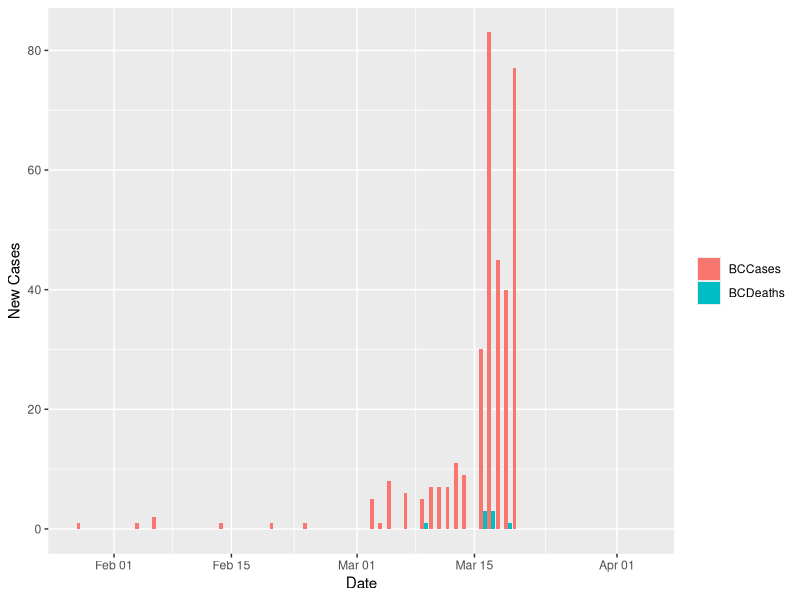
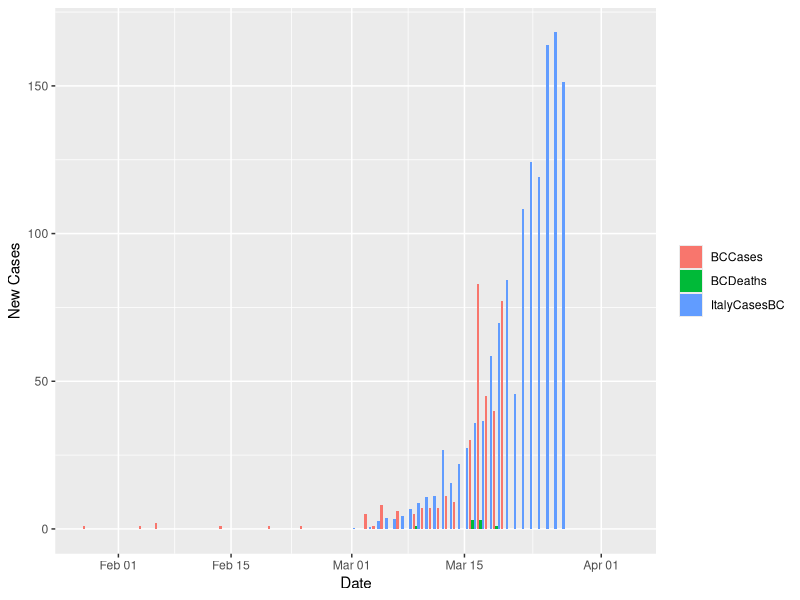
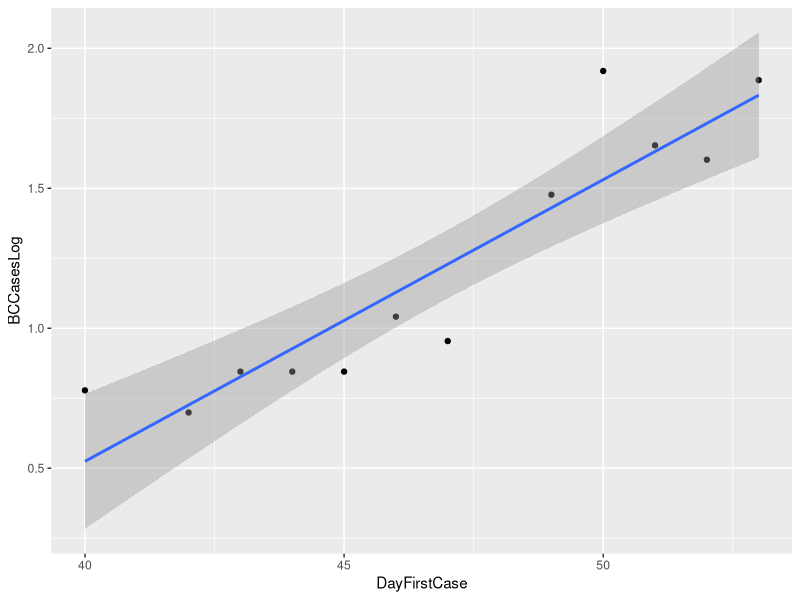
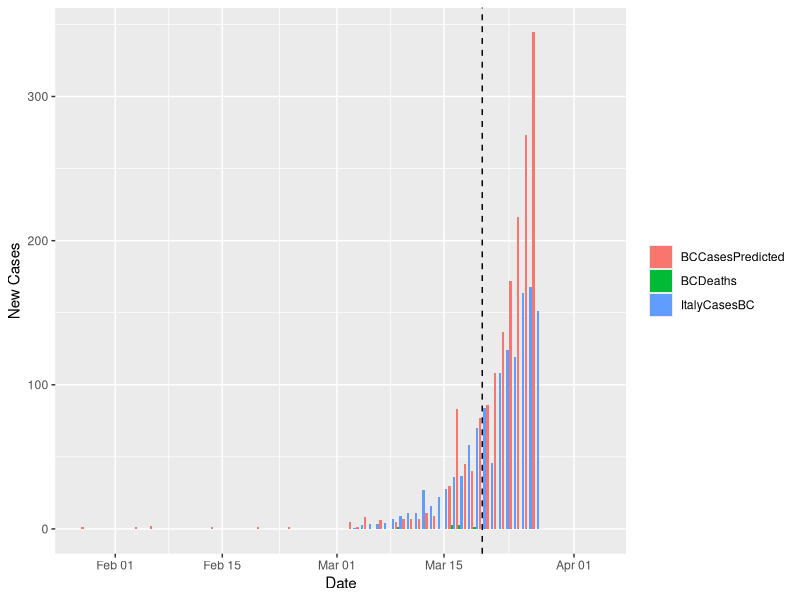

Write R code to recreate these figures, in order.
## ---- chunk 1
knitr::opts_chunk$set(echo = TRUE)
## ---- chunk 2
library(dplyr)
library(tidyr)
covidbc.data = read.csv("covid.csv")
#covidbc.data
covidbc.data$BCDate <- as.Date(covidbc.data$BCDate)
#sapply(covidbc.data, class)

totalcases <- sum(covidbc.data$BCCases)
totaldeaths <- sum(covidbc.data$BCDeaths)

covidbc.bcsub <- subset(covidbc.data, select=c("BCDate","BCCases","BCDeaths"))

covidbc.long <- covidbc.bcsub %>%
  gather("Stat", "Value", -BCDate)
#covidbc.long
## ---- chunk 3
library(ggplot2)

ggplot(data=covidbc.long, aes(x = BCDate, y = Value, fill = Stat)) + geom_col(position = "dodge") + guides(fill=guide_legend(title=NULL)) + xlab("Date") + ylab("New Cases")


## ---- chunk 4
covidbc.data$ItalyCasesBC <- covidbc.data$ItalyCases*0.04682539682
#covidbc.data$ItalyCasesBC

#covidbc.idata <- data.frame(casedate,cases,deaths,icasesbc)
covidbc.idata <- subset(covidbc.data, select=c("BCDate","BCCases","ItalyCasesBC","BCDeaths"))

covidbc.ilong <- covidbc.idata %>%
  gather("Stat", "Value", -BCDate)

ggplot(data=covidbc.ilong, aes(x = BCDate, y = Value, fill = Stat)) + geom_col(position = "dodge") + guides(fill=guide_legend(title=NULL)) + xlab("Date") + ylab("New Cases")
## ---- chunk 5

newnumber=54

#covidbc.data$BCCasesLog <- log10(covidbc.data$BCCases)
covidbc.middle <- subset(covidbc.data, DayFirstCase > 39 & DayFirstCase < newnumber)

covidbc.middle$BCCasesLog <- log10(covidbc.middle$BCCases)
#covidbc.middle

covidbc.logdata <- subset(covidbc.middle, select=c("DayFirstCase","BCCasesLog"))

covidbc.logdata$BCCasesLog[is.infinite(covidbc.logdata$BCCasesLog)] <- NA

modelbc <- lm(formula = BCCasesLog ~ DayFirstCase, data = covidbc.logdata)

new.dayfirstcase <- data.frame(DayFirstCase = newnumber:60)
new.dayfirstcase$BCCasesLog = predict(modelbc, newdata = new.dayfirstcase)

p <- ggplot(covidbc.logdata, aes(DayFirstCase, BCCasesLog)) +
  geom_point()
p + geom_smooth(method = "lm")

covidbc.data$BCCasesPredicted = covidbc.data$BCCases


covidbc.data[newnumber:60, "BCCasesPredicted"] = 10^(new.dayfirstcase$BCCasesLog)

covidbc.bcsubpred <- subset(covidbc.data, select=c("BCDate","BCCasesPredicted","BCDeaths", "ItalyCasesBC"))

covidbc.longpred <- covidbc.bcsubpred %>%
  gather("Stat", "Value", -BCDate)
## ---- chunk 6

ggplot(data=covidbc.longpred, aes(x = BCDate, y = Value, fill = Stat)) + geom_col(position = "dodge") + guides(fill=guide_legend(title=NULL)) + xlab("Date") + ylab("New Cases") + geom_vline(xintercept = as.numeric(covidbc.longpred$BCDate[newnumber-1]), linetype = "dashed", color="black")


